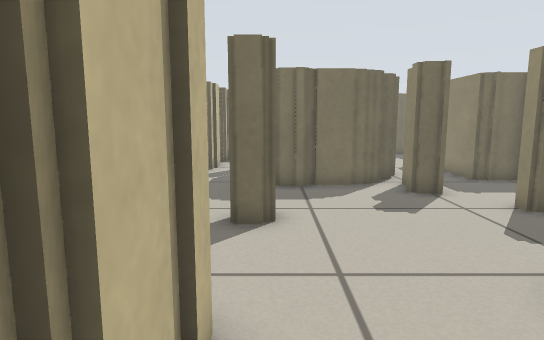
[1] (above)

24 first-person views from a walk through a Stage world. The camera is 0.57 m above the floor, tilts 8° down and sees 75° across. The lines on the ground mark 1 m squares. The floor is counted in squares, 0.25 m on a side. Each view is taken from the middle of a square. On the plan, view 1 faces up. The plan holds only what a view shows up to about 20 squares ahead; the rest is blank. The place goes on beyond the plan. Robots are left out.

[2]
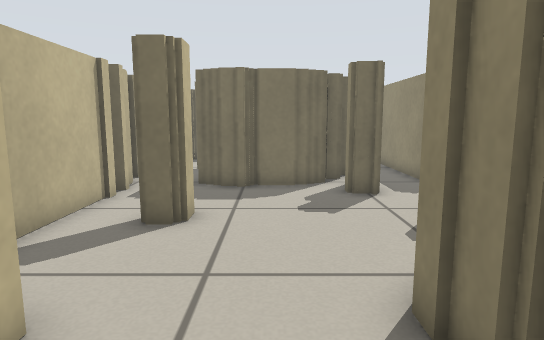

[3]
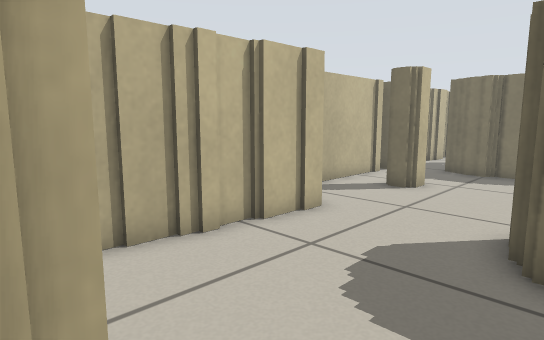

[4]
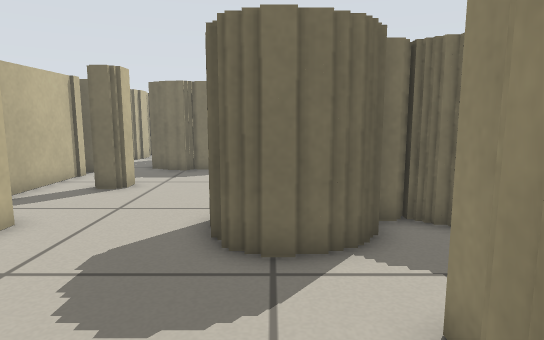

[5]
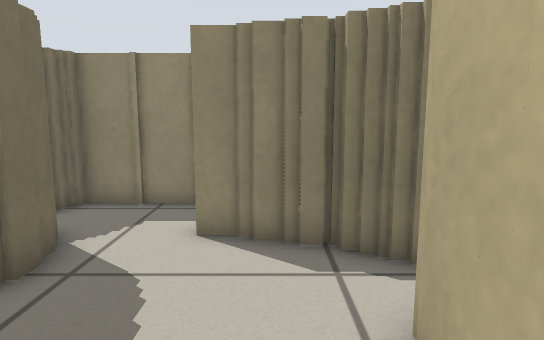

[6]
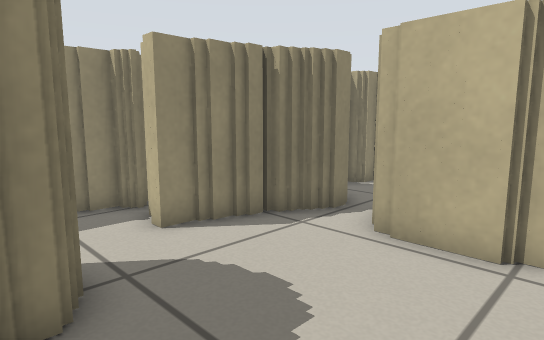

[7]
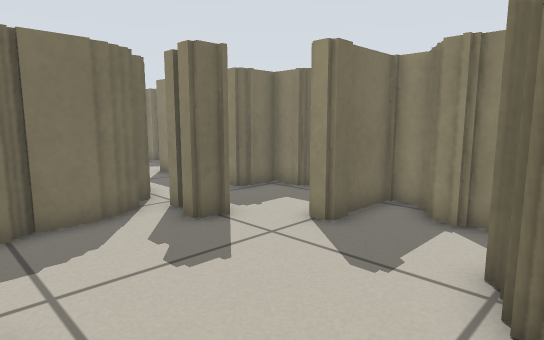

[8]
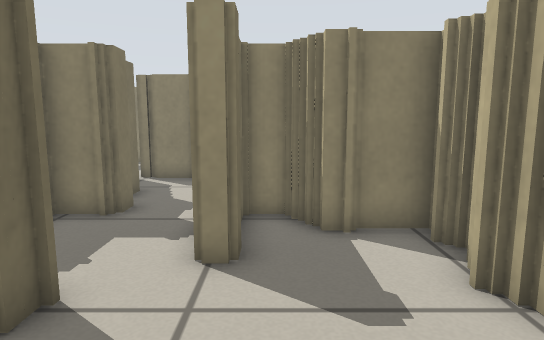

[9]
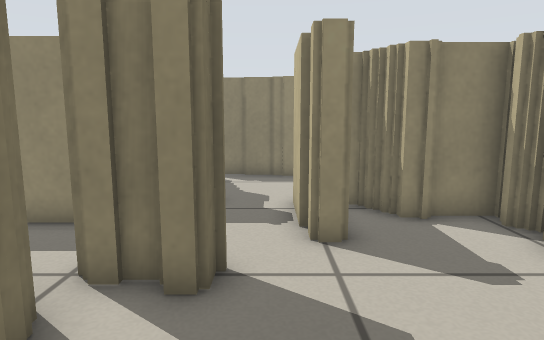

[10]
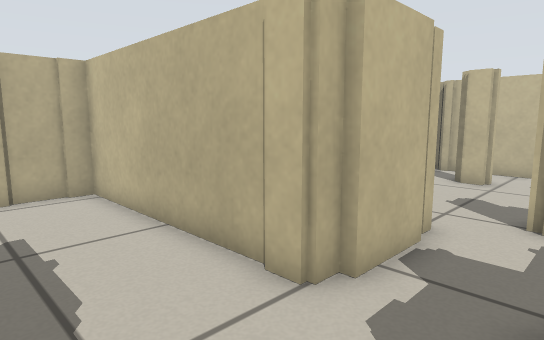

[11]
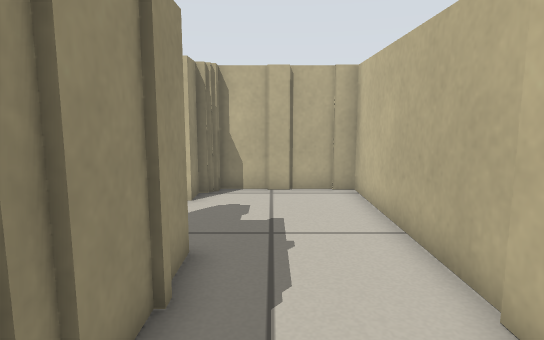

[12]
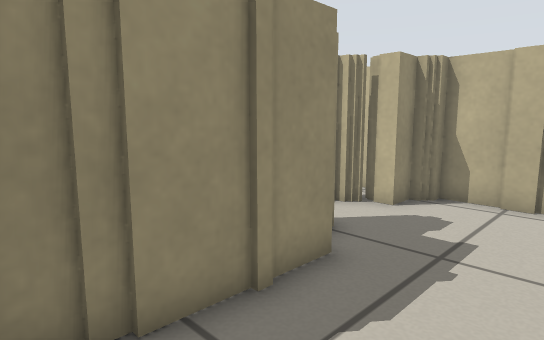

[13]
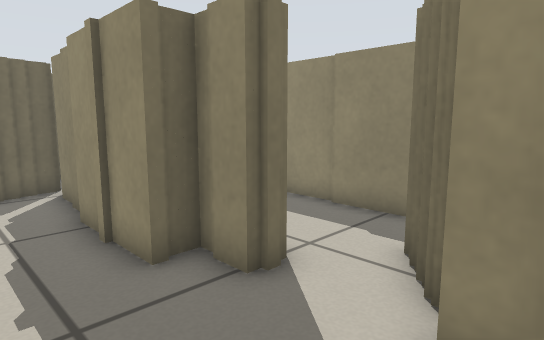

[14]
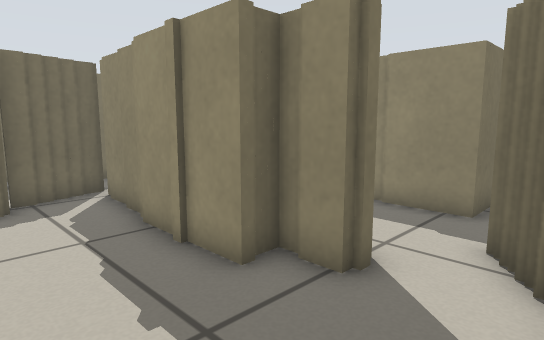

[15]
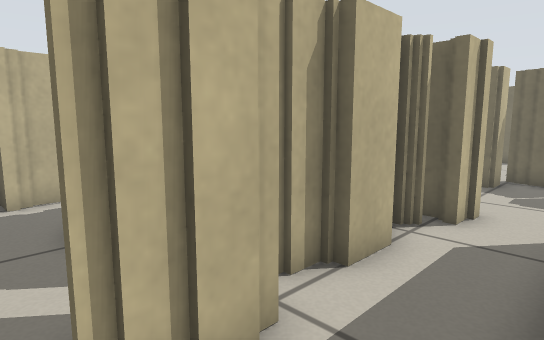

[16]
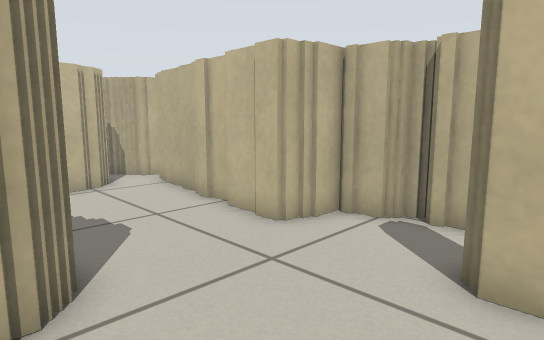

[17]
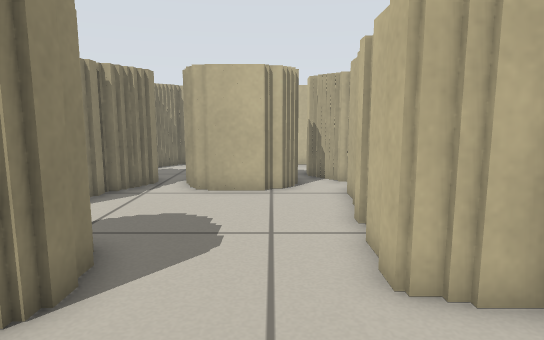

[18]
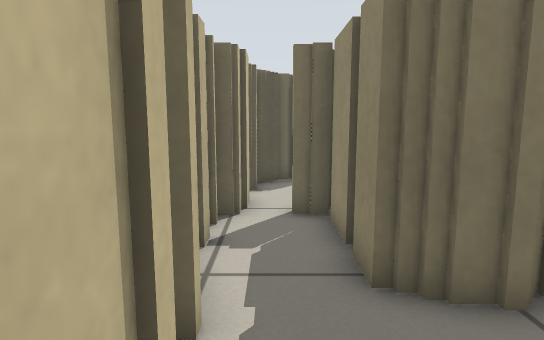

[19]
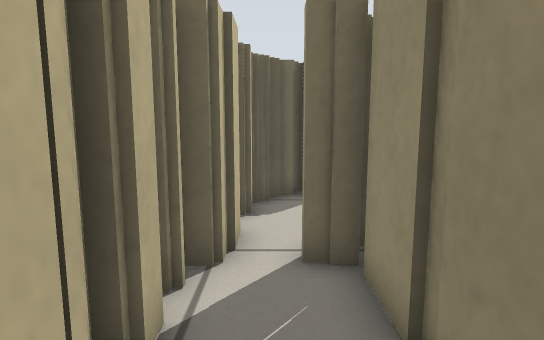

[20]
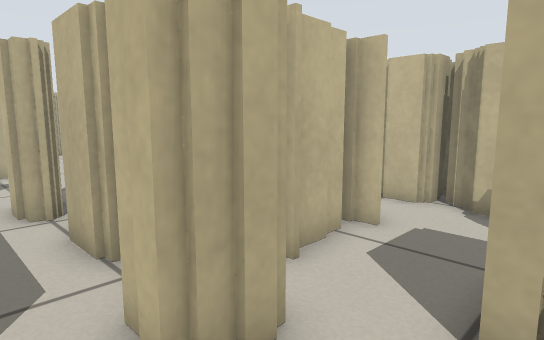

[21]
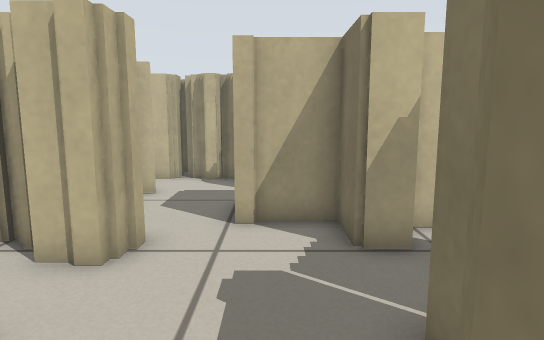

[22]
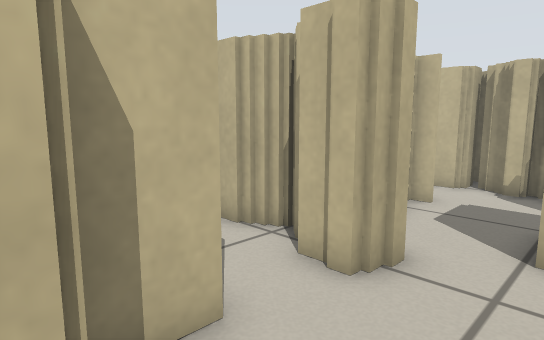

[23]
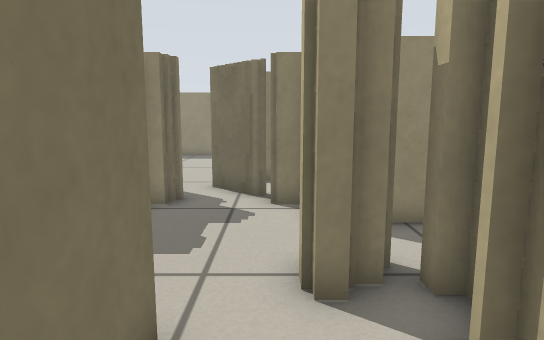

[24]
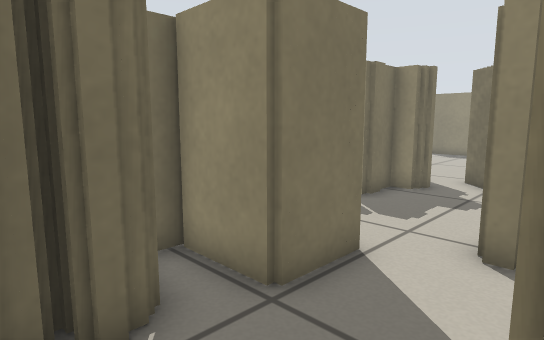

### Floor plan
Key: @ floor where view 1 was taken; # wall or solid block; . floor; T thing the floor can be seen under or through.
Columns run from 4 left of view 1 to 20 right of it. Each row starts with its distance up from view 1.
 25         ###
 24       ####..###
 23     # ## ... ##
 22   ######........#
 21  ## ..##.......##
 20  #...........###
 19 ##......###.###
 18  #..#######.#
 17  #.##   ##..#
 16 ##.#     T..#
 15 #..##    T..#
 14 ##..#   TT..#
 13  #..####TT..########
 12  #..####.T...####..#
 11 ##.......#.........#
 10  #.................#
  9  #.........####...##    #
  8  #..#........##...##    #
  7  #..........###...##  ..#
  6  #..........###...###...#
  5  #......#######....##...#
  4  ###....#  ####.........#
  3    #....#  #.##.....###
  2    #....####..#....###
  1    #......... # ...# #
  0    #@........ ########
 -1    #.......####
 -2    #.......#  #
 -3    #..##..##
 -4    ######.#
 -5         #.#

Where each view was taken, in squares from view 1:
view 1: 0 up, 0 right, facing up
view 2: 0 up, 2 right, facing up
view 3: 4 down, 5 right, facing up-left
view 4: 4 down, 5 right, facing up
view 5: 2 down, 0 right, facing right
view 6: 3 up, 0 right, facing down-right
view 7: 4 up, 0 right, facing up-right
view 8: 8 up, 1 right, facing right
view 9: 10 up, 0 right, facing right
view 10: 12 up, 14 right, facing down-left
view 11: 12 up, 13 right, facing down
view 12: 11 up, 11 right, facing down-right
view 13: 1 up, 12 right, facing up-right
view 14: 2 up, 11 right, facing up-right
view 15: 10 up, 8 right, facing up-left
view 16: 9 up, 5 right, facing down-left
view 17: 8 up, 1 right, facing down
view 18: 8 up, 2 left, facing up
view 19: 11 up, 2 left, facing up
view 20: 22 up, 7 right, facing down-left
view 21: 22 up, 11 right, facing left
view 22: 22 up, 10 right, facing down-left
view 23: 20 up, 0 right, facing right
view 24: 18 up, 2 left, facing up-right
